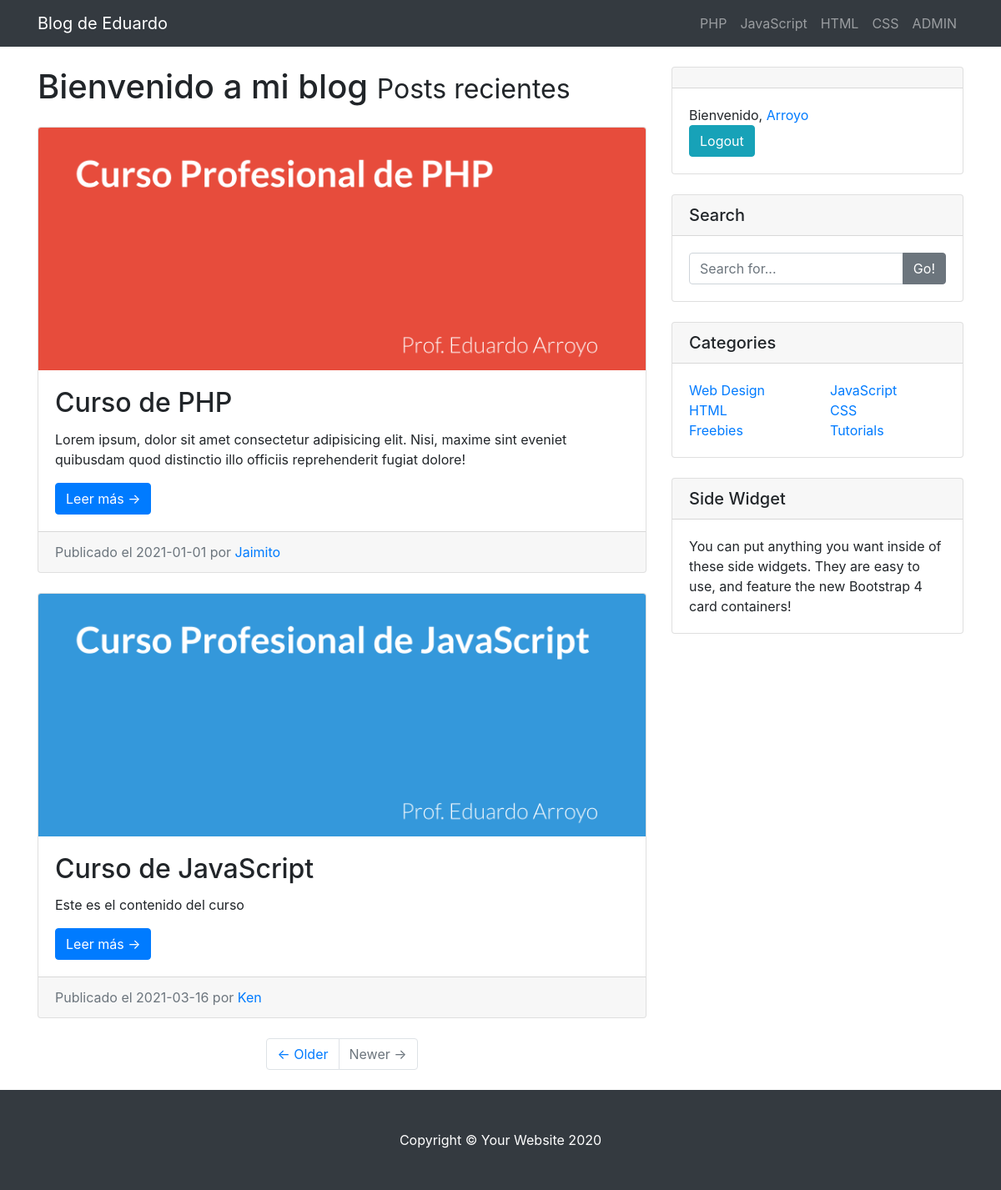
The app's page / (signed in) with its own data.
### tables this page shows
CREATE TABLE `categorias` (
  `cat_id` int(10) UNSIGNED NOT NULL,
  `cat_nombre` varchar(20) NOT NULL
);

CREATE TABLE `posts` (
  `post_id` int(10) UNSIGNED NOT NULL,
  `post_cat_id` int(10) NOT NULL,
  `post_titulo` varchar(255) NOT NULL,
  `post_autor` varchar(30) NOT NULL,
  `post_fecha` date NOT NULL,
  `post_img` text NOT NULL,
  `post_contenido` text NOT NULL,
  `post_tags` varchar(50) DEFAULT NULL,
  `post_vistas` int(11) NOT NULL DEFAULT 0,
  `post_status` varchar(30) NOT NULL
);

### recursos/funciones.php (the view, shortened to what this page needs)
<?php
    function f_query($sql){
        global $conexion;
        return mysqli_query($conexion,$sql);
    }
    function f_fetch_array($resultado){
        return mysqli_fetch_array($resultado);
    }
    function f_show_posts_front(){
        $query = f_query("SELECT * FROM posts");
        while($fila = f_fetch_array($query)){
            $posts = <<<DELIMITADOR
            <div class="card mb-4">
                <img class="card-img-top" src="img/{$fila['post_img']}" alt="{$fila['post_titulo']}">
                <div class="card-body">
                    <h2 class="card-title">{$fila['post_titulo']}</h2>
                    <p class="card-text">
                        {$fila['post_contenido']}
                    </p>
                    <a href="post.php?post_id={$fila['post_id']}" class="btn btn-primary">Leer más &rarr;</a>
                </div>
                <div class="card-footer text-muted">
                    Publicado el {$fila['post_fecha']} por
                    <a href="#">{$fila['post_autor']}</a>
                </div>
            </div>
DELIMITADOR;
            echo $posts;
        }
    }
?>

### recursos/plantillas/front/nav.php (shortened to what this page needs)
<nav class="navbar navbar-expand-lg navbar-dark bg-dark fixed-top">
    <div class="container">
      <a class="navbar-brand" href="./">Blog de Eduardo</a>
      <div class="collapse navbar-collapse" id="navbarResponsive">
        <ul class="navbar-nav ml-auto">
            <?php
                $query = f_query("SELECT * FROM categorias");
                while($fila = f_fetch_array($query)){
                    ?>
                    <li class="nav-item">
                        <a class="nav-link" href="#"><?php echo $fila['cat_nombre'];  ?></a>
                    </li>
                <?php }
            ?>
          <?php
            if(isset($_SESSION['user_rol']) && $_SESSION['user_rol'] == 'admin'){
              ?>
                <li class="nav-item">
                  <a class="nav-link" href="admin">ADMIN</a>
                </li>
            <?php }
          ?>
        </ul>
      </div>
    </div>
</nav>

### public/css/blog-home.css (style rules this page uses)
body { padding-top: 56px; }

### records on screen
categorias: cat_nombre "PHP"
categorias: cat_nombre "JavaScript"
categorias: cat_nombre "HTML"
categorias: cat_nombre "CSS"
posts: post_img (picture), post_titulo "Curso de PHP", post_contenido "Lorem ipsum, dolor sit amet consectetur adipisicing elit. Nisi, maxime sint eveniet quibusdam quod distinctio illo officiis reprehenderit fugiat dolore!", post_fecha "2021-01-01", post_autor "Jaimito"
posts: post_img (picture), post_titulo "Curso de JavaScript", post_contenido "Este es el contenido del curso", post_fecha "2021-03-16", post_autor "Ken"

### other values on screen
$_SESSION['usuario'] "Arroyo"
